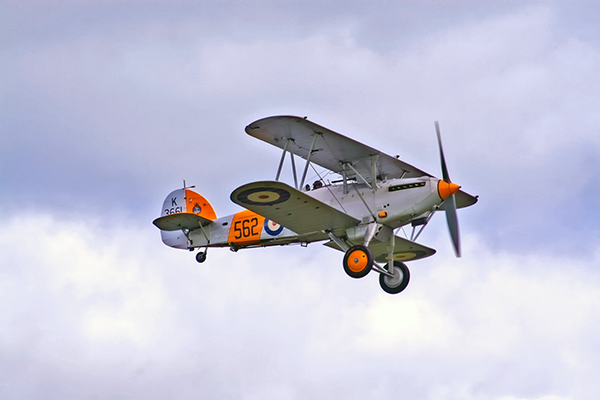
#> input picture ch02/airplane.bmp, 600 x 400 px
$ python mask_op.py
#> lines starting #> are read from the running program, lines starting #| are printed output that depends on the picture; after the words box and inside, x2 and y2 are one past the last pixel; in counts of white or black regions, pixels touching at a corner belong together
import sys
import cv2


# 마스크 영상을 이용한 영상 합성
src = cv2.imread('airplane.bmp', cv2.IMREAD_COLOR)
#> src is the input picture: shape (400, 600, 3); mean B, G, R 217.1, 197.6, 196.8
mask = cv2.imread('mask_plane.bmp', cv2.IMREAD_GRAYSCALE)
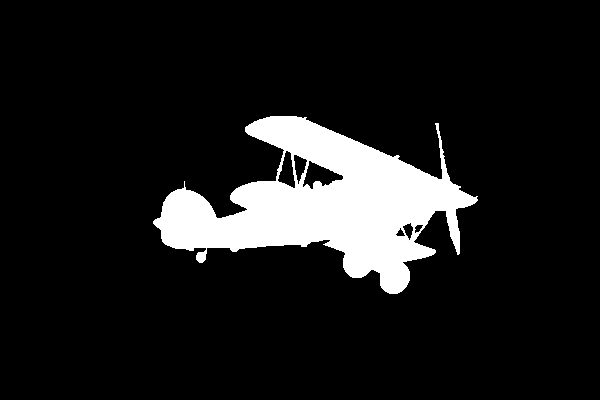
#> input picture ch02/mask_plane.bmp, 600 x 400 px
#> mask: shape (400, 600); 10.8% white; 1 white region, box (x1, y1, x2, y2) and area: (153, 116, 478, 294) 25896
dst = cv2.imread('field.bmp', cv2.IMREAD_COLOR)
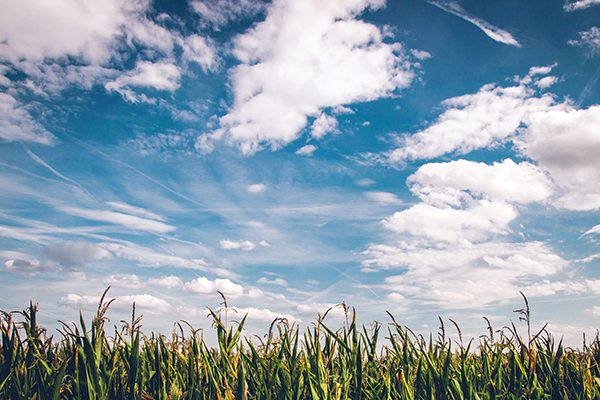
#> input picture ch02/field.bmp, 600 x 400 px
#> dst is the input picture: shape (400, 600, 3); mean B, G, R 173.2, 160.3, 141.8

if src is None or mask is None or dst is None:
    print('Image load failed!')
    sys.exit()

cv2.copyTo(src, mask, dst)
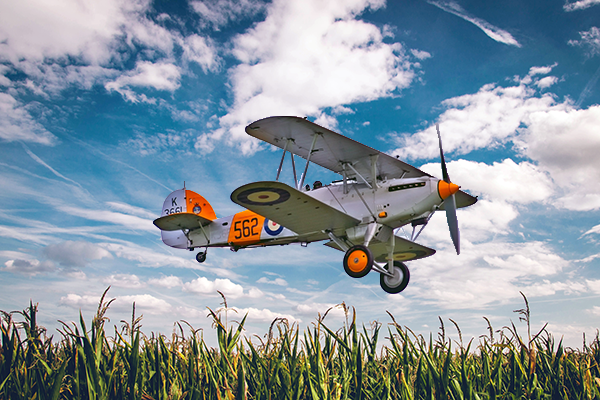
#> dst: shape (400, 600, 3); 10.79% of pixels changed, all inside (x1, y1, x2, y2) = (153, 116, 478, 294)
# dst[mask > 0] = src[mask > 0]

cv2.imshow('src', src)
cv2.imshow('dst', dst)
cv2.imshow('mask', mask)
cv2.waitKey()
cv2.destroyAllWindows()

# 알파 채널을 마스크 영상으로 이용
src = cv2.imread('cat.bmp', cv2.IMREAD_COLOR)
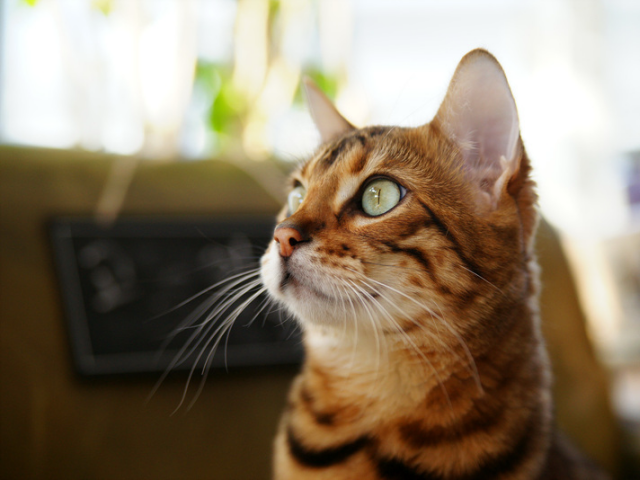
#> input picture ch02/cat.bmp, 640 x 480 px
#> src is the input picture: shape (480, 640, 3); mean B, G, R 104.5, 125.6, 140.8
# logo = cv2.imread('opencv-logo-white.png', cv2.IMREAD_UNCHANGED)
logo = cv2.imread('dice.png', cv2.IMREAD_UNCHANGED)
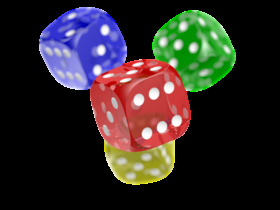
#> input picture ch02/dice.png, 280 x 210 px
#> logo is the input picture: shape (210, 280, 4); mean B, G, R, A 39.2, 41, 46.9, 67.9

if src is None or logo is None:
    print('Image load failed!')
    sys.exit()

print(logo.shape)
#| (210, 280, 4)

# png는 알파 채널이 있으므로 b ,g ,r + 알파채널, 즉 4가 됨 -> 검은색은 아무것도 없다는 표시
# 3 : 알파 채널
mask = logo[:, :, 3]    # mask는 알파 채널로 만든 마스크 영상
#> mask: shape (210, 280)
print(mask.shape)
#| (210, 280)

# 0 ~ 2 : b, g, r
logo = logo[:, :, :-1]  # logo는 b, g, r 3채널로 구성된 컬러 영상
#> logo: shape (210, 280, 3)
print(logo.shape)
#| (210, 280, 3)

h, w = mask.shape[:2]
#> h = 210; w = 280
print("mask height : {}, mask width : {}".format(h, w))
#| mask height : 210, mask width : 280
crop = src[10:10+h, 10:10+w]  # logo, mask와 같은 크기의 부분 영상 추출
print(src.shape)
#| (480, 640, 3)

cv2.copyTo(logo, mask, crop)
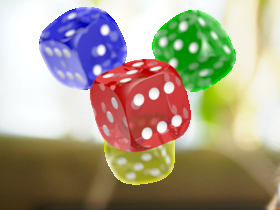
#> crop: shape (210, 280, 3); mean B, G, R 137.8, 158.4, 168.2
# crop[mask > 0] = logo[mask > 0]

cv2.imshow('src', src)
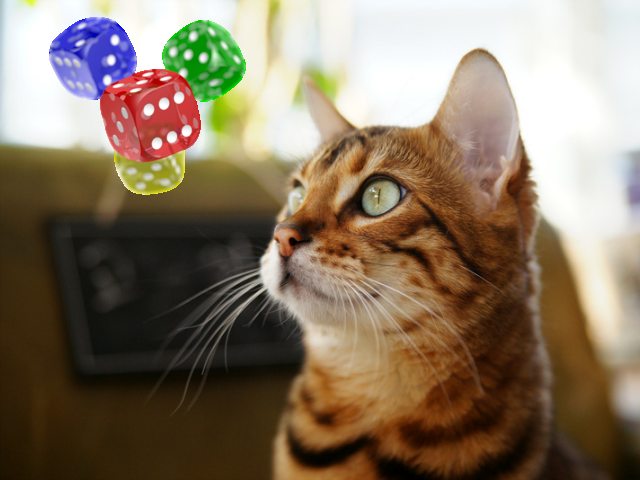
#> window 'src': shape (480, 640, 3); mean B, G, R 98.6, 119.1, 135.4
cv2.imshow('logo', logo)
cv2.imshow('mask', mask)
cv2.waitKey()
cv2.destroyAllWindows()
